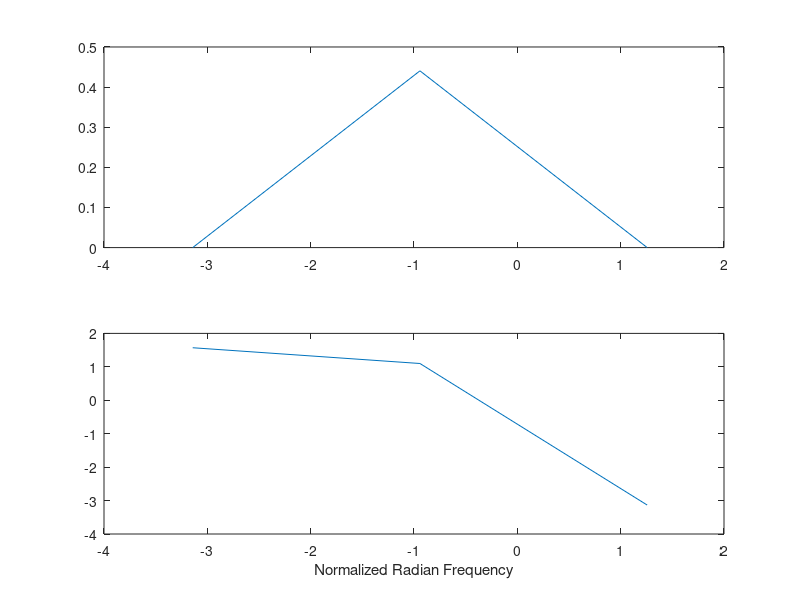

This chart was generated by the following MATLAB code:
nn=0:0.001:10;
bb = [(2/10)*ones(1,10)]; %-- Filter Coefficients
ww = -pi:(0.7*pi):pi;   %-- omega hat
HH = freqz(bb, 1, ww);  %<--freekz.m is an alternative
subplot(2,1,1);
xx=5*cos(0.3*pi*nn)+22*cos((0.44*pi*nn)-pi/3)+22*cos((0.7*pi*nn)-pi/4); 
yy=conv(xx,HH);
plot(ww, abs(HH))
subplot(2,1,2);
plot(ww, angle(HH))
xlabel('Normalized Radian Frequency')